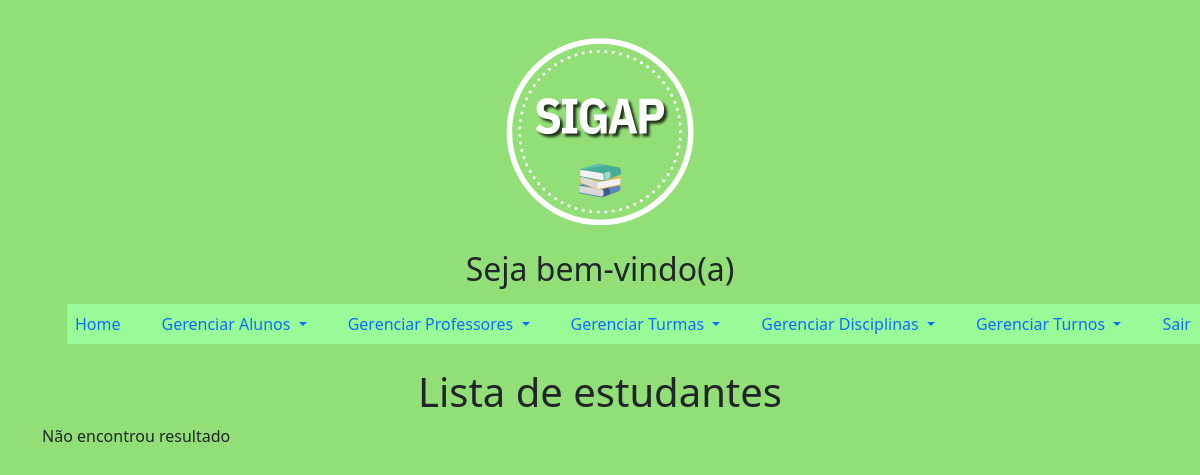
/principalAdmin.php?page=listarAlunos, run on an earlier commit of the app's database.
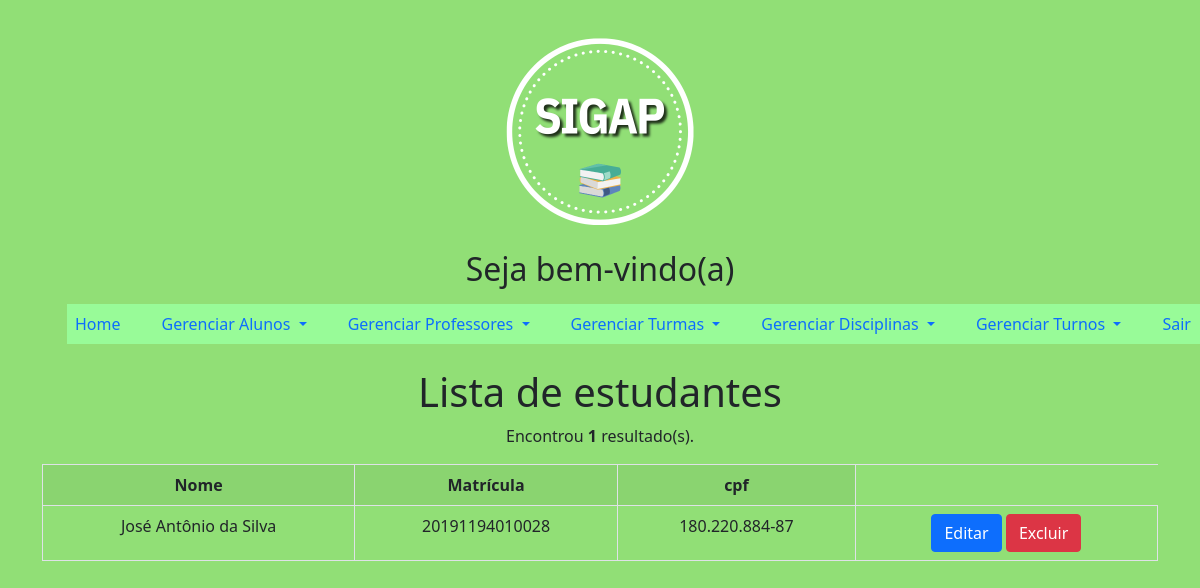
And on a later commit of the database.
### tables this page shows
CREATE TABLE `aluno` (
  `idAluno` int(11) NOT NULL,
  `nome` varchar(45) NOT NULL,
  `matrícula` varchar(45) NOT NULL,
  `senha` varchar(45) NOT NULL,
  `cpf` varchar(20) NOT NULL,
  `telefone` varchar(20) NOT NULL,
  `data_nascimento` date NOT NULL
);

### listarAlunos.php (the view)
<?php
	$sql = "SELECT * FROM aluno";
	$res = $mysqli->query($sql);
	$qtd = $res->num_rows;
?>
    <div class="row">
        <div class="col-12">
            <h1>Lista de estudantes</h1>
        </div>
		<?php
        if($qtd > 0){
		print "<p>Encontrou <b>$qtd</b> resultado(s).</p>";
		print "<table class='table table-bordered table-striped table-hover'>";
		print "<tr>";
		print "<th>Nome</th>";
		print "<th>Matrícula</th>";
		print "<th>cpf</th>";
		print "</tr>";
		while($row = $res->fetch_object()){
			print "<tr>";
			print "<td>".$row->nome."</td>";
			print "<td>".$row->matrícula."</td>";
			print "<td>".$row->cpf."</td>";
			print "<td>
					 <button onclick=\"location.href='?page=editarAlunos&idAluno=".$row->idAluno."';\" class='btn btn-primary'>Editar</button>
					 <button onclick=\"if(confirm('Tem certeza que deseja excluir?')){location.href='?page=salvarAlunos&acao=excluir&idAluno=".$row->idAluno."';}else{false;}\"  class='btn btn-danger'>Excluir</button>
			       </td>";
			print "</tr>";
		}
		print "</table>";
	}else{
		print "Não encontrou resultado";
	}
	?>

### principalAdmin.php (shortened to what this page needs)
<!DOCTYPE html>
<html lang="pt">
<head>
    <link href="https://cdn.jsdelivr.net/npm/bootstrap@5.0.2/dist/css/bootstrap.min.css" rel="stylesheet">
</head>
<body>
    <div class="container">
        <div class="row">
            <div class="col-md-12">
              <img src="img/SIGAP.png">
            </div>
        </div>
        <div class="row">
            <div class="col-md-12">
                <h2 class="text-center">Seja bem-vindo(a)</h2>
            </div>
        </div>
        <nav class="navbar navbar-expand-lg bg-body-tertiary">
         <div class="collapse navbar-collapse" id="navbarSupportedContent">
          <ul class="navbar-nav me-auto mb-2 mb-lg-0">
          <li class="nav-item">
          <a class="nav-link active" aria-current="page" href="principalAdmin.php">Home</a>
        </li>
          <li class="nav-item dropdown">
          <a class="nav-link dropdown-toggle" href="#" role="button" data-bs-toggle="dropdown" aria-expanded="false">
            Gerenciar Alunos
          </a>
        </li>
        <li class="nav-item dropdown">
          <a class="nav-link dropdown-toggle" href="#" role="button" data-bs-toggle="dropdown" aria-expanded="false">
            Gerenciar Professores
          </a>
        </li>
        <li class="nav-item dropdown">
          <a class="nav-link dropdown-toggle" href="#" role="button" data-bs-toggle="dropdown" aria-expanded="false">
            Gerenciar Turmas
          </a>
        </li>
        <li class="nav-item dropdown">
          <a class="nav-link dropdown-toggle" href="#" role="button" data-bs-toggle="dropdown" aria-expanded="false">
            Gerenciar Disciplinas
          </a>
        </li>
        <li class="nav-item dropdown">
          <a class="nav-link dropdown-toggle" href="#" role="button" data-bs-toggle="dropdown" aria-expanded="false">
            Gerenciar Turnos
          </a>
        </li>
        <ul class="navbar-nav me-auto mb-2 mb-lg-0">
          <li class="nav-item">
          <a class="nav-link active" aria-current="page" href="sair.php">Sair</a>
        </li>
    </nav>
    <div class="container mt-3">
      <div class="row">
        <div class="col">
          <?php
            include('conexao.php');
            switch (@$_REQUEST['page']){
              case 'listarAlunos':
                include('listarAlunos.php');
                break;
            }
          ?>
        </div>
      </div>
    </div>
</body>
</html>

### principalAdmin.php (style rules this page uses)
body { background-color: #91DF76; }
li { display: inline; }
a { display: block; padding: 70px 0; background-color: #98FB98; margin-left: 25px; width: 100%; }
img { max-width: 25+0px; max-height:250px; top: 0px; right: 0px; left: 0px; margin: 0px auto; }
.row { text-align: center; }

What changed in the data, as far as the page shows it:
added aluno: nome "José Antônio da Silva", matrícula "20191194010028", cpf "180.220.884-87"
Also different on the page:
$qtd: (not shown) → "1"
text no longer shown: "Não encontrou resultado"
text now shown: "Encontrou resultado(s). Nome Matrícula cpf"
